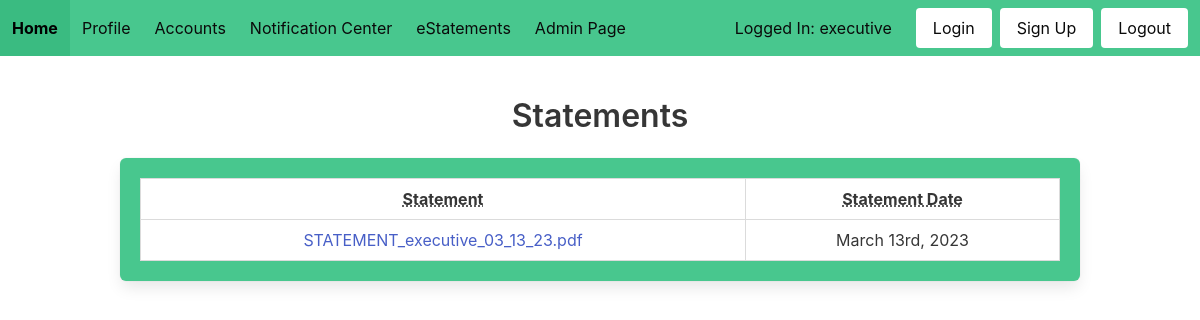
Page /view_eStatements/ (signed in) on the earlier database version.
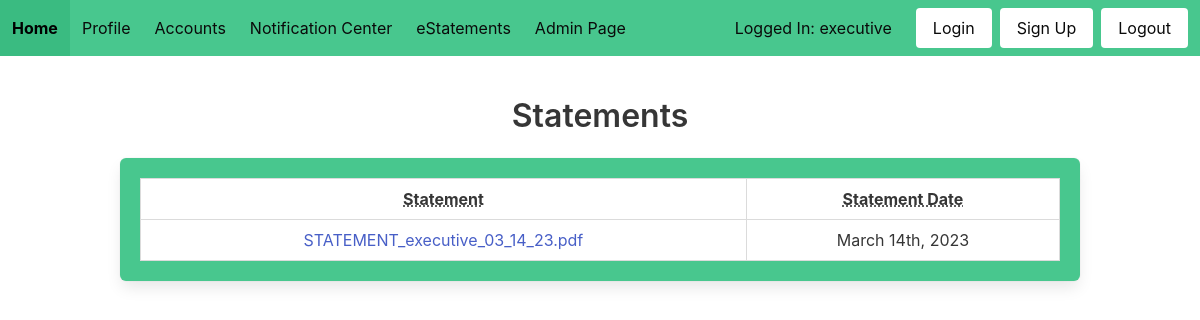
Same page on the later database version.
### website/models.py (models this page shows)
class User(UserMixin, db.Model):
    id = db.Column(db.Integer, primary_key=True)
    username = db.Column(db.String(100), unique=True)
    password = db.Column(db.String(100))
    name = db.Column(db.String(1000))

class Statements(db.Model):
    id = db.Column(db.Integer, primary_key=True)
    username = db.Column(db.String(100))
    date = db.Column(db.Date)
    name = db.Column(db.String(100))
    path = db.Column(db.String(1000))
    term = db.Column(db.Integer)

### website/main/routes.py (the view)
@main.route('/view_eStatements/', methods=['GET','POST'])
@login_required
def view_eStatements():
    statements = Statements.query.filter_by(username=current_user.username)
    filenames = {}
    dates = {}
    for statement in statements:
        filenames[statement.id] = Path(statement.path).parts[-1]
        dates[statement.id] = format_date_3(statement.date)
    return render_template('eStatements.html', statements=statements,
                           filenames=filenames, dates=dates)

### website/models.py (called while the page is built)
@login_manager.user_loader
def load_user(id):
    return User.query.get(int(id))

### website/utils/format.py (called while the page is built)
def format_date_3(dt):
    day_map = {0: '0th', 1: '1st', 2: '2nd', 3: '3rd', 4: '4th',
               5: '5th', 6: '6th', 7: '7th', 8: '8th', 9: '9th'}
    month_map = {1: 'January', 2: 'Feburary', 3: 'March', 4: 'April',
                 5: 'May', 6: 'June', 7: 'July', 8: 'August',
                 9: 'September', 10: 'October', 11: 'November',
                 12: 'December'}
    res = month_map[dt.month] + ' '
    if dt.day // 10:
        res += str(dt.day)[0]
    res += day_map[int(str(dt.day)[-1])] + ', ' + str(dt.year)
    return res

### website/templates/eStatements.html
{% extends "form_base.html" %}
{% block content %}
<h1 class="title">Statements</h1>
<div class="box has-background-success">
    <table class="table is-fullwidth is-striped is-hoverable is-bordered">
        <thead>
            <tr>
                <th><abbr title="Statement">Statement</abbr></th>
                <th><abbr title="Statement Date">Statement Date</abbr></th>
            </tr>
        </thead>
        <tbody>
            {% for statement in statements %}
                <tr>
                    <td><a href="{{ url_for('main.get_eStatement', id=statement.id) }}">{{ filenames[statement.id] }}</a></td>
                    <td>{{ dates[statement.id] }}</td>
                </tr>
            {% endfor %}
        </tbody>
    </table>
</div>
{% endblock %}

### website/templates/form_base.html (shortened to what this page needs)
<!DOCTYPE html>
<html>
<head>
    <link rel="stylesheet" href="https://cdnjs.cloudflare.com/ajax/libs/bulma/0.7.2/css/bulma.min.css" />
</head>
<body>
    <nav class="navbar is-success is-fixed-top">
        <div class="navbar-brand is-success">
            <a class="navbar-item has-text-black is-success" href="{{ url_for('main.home') }}">
                <strong>Home</strong>
            </a>
        </div>
        <div class="navbar-menu has-background-success" id="nav-links">
            <div class="navbar-start">
                <a href="{{ url_for('main.profile') }}" class="navbar-item has-text-black">Profile</a>
                <div class="navbar-item has-dropdown is-hoverable">
                    <a class="navbar-link has-text-black is-arrowless">Accounts</a>
                </div>
                <a href="{{ url_for('main.alerts') }}" class="navbar-item has-text-black">Notification Center</a>
                <a href="{{ url_for('main.view_eStatements') }}" class="navbar-item has-text-black">eStatements</a>
                {% if current_user.id == 1 %}
                    <a href="{{ url_for('admin.bank_settings') }}" class="navbar-item has-text-black">Admin Page</a>
                {% endif %}
            </div>
            <div class="navbar-end is-success">
                {% if current_user.is_authenticated %}
                    <p class="navbar-item has-text-black">Logged In: {{ current_user.username }}</p>
                {% endif %}
                <div class="navbar-item">
                    <div class="buttons">
                        <a href="{{ url_for('auth.login') }}" class="button is-white">Login</a>
                        <a href="{{ url_for('auth.signup') }}" class="button is-white">Sign Up</a>
                        <a href="{{ url_for('auth.logout') }}" class="button is-white">Logout</a>
                    </div>
                </div>
            </div>
        </div>
    </nav>
    <div class="hero-body has-text-black">
        <div class="container is-centered has-text-centered">
            {% block content %}
            {% endblock %}
        </div>
    </div>
</body>
</html>

Differences in the rows shown:
changed Statements: filenames "STATEMENT_executive_03_13_23.pdf" → "STATEMENT_executive_03_14_23.pdf"; id "March 13rd, 2023" → "March 14th, 2023"
